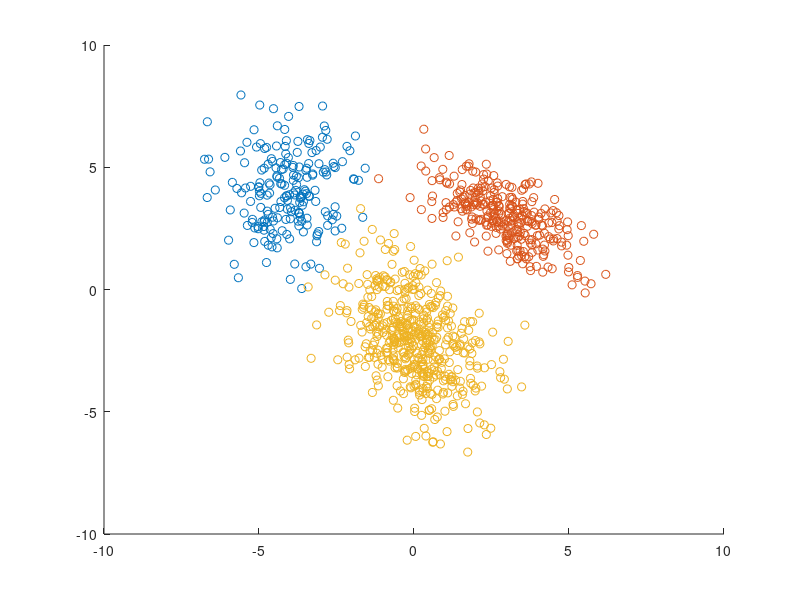

Write MATLAB code to recreate this figure. (Note: this script raises an error after producing the figure.)
clear 
clc

labels_count = 3;
labels_names = 1:labels_count;
labels_points = [200, 300, 500];


eig_vecs = cell(1, labels_count);
eig_vecs{1} = [[1, 0]; [0, 1]];
eig_vecs{2} = [[0.7, 0.7]; [0.7, -0.7]];
eig_vecs{3} = [[0.4, 0.91]; [-0.91, 0.4]];

eig_vals = [[1, 2];
            [0.5, 2];
            [3, 1]];

means = [[-4, 4];
         [3, 3];
         [0, -2]];

data_matrix = zeros(sum(labels_points), 2);

rng(1);

for i = 1:labels_count
  count = labels_points(i);
  eig_vec = eig_vecs{i};
  eig_val = eig_vals(i,:);
  m = means(i,:);
  C = eig_vec * diag(eig_val) / eig_vec;
  xx = mvnrnd(m, C, count);
 
  fh(1) = figure(1);
  switch i
      case 1
          cl = 'blue';
      case 2
          cl = 'red';
      case 3 
          cl = 'green';
  end

  scatter(xx(:,1), xx(:,2), cl);
  hold on
  xlim([-10,10]);
  ylim([-10,10]);
  
  data_matrix((sum(labels_points(1:(i-1))) + 1):sum(labels_points(1:i)),:) = xx;
end

save('./data/clusters1.mat', 'data_matrix');
